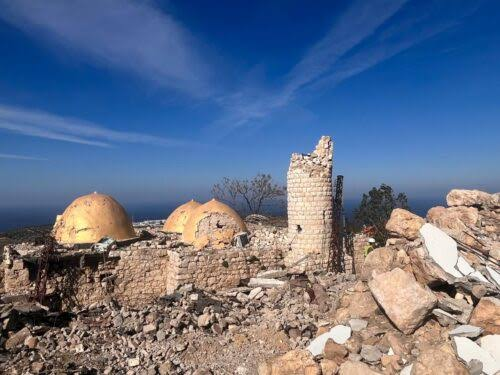
#> input picture sample_images/church_stone_ruin.jpg, 500 x 375 px
$ python -i damage_detection.py   (imports and definitions only)
#> lines starting #> are read from the running program, lines starting #| are printed output that depends on the picture; after the words box and inside, x2 and y2 are one past the last pixel; in counts of white or black regions, pixels touching at a corner belong together
"""
HeritageAI — Automated Damage Detection Service

Uses computer vision techniques specifically calibrated for cultural heritage:
  • Black-hat morphological filtering: Isolates dark cracks, fissure fractures, and craquelure
  • Top-hat morphological filtering: Isolates bright scratch lines and surface gouges
  • Local chromatic anomaly detection: Detects localized stains and moisture spots
  • Local variance / missing section detection: Detects tears and structural holes

IMPORTANT:
  Unlike naïve color thresholds, this morphological approach operates on local structural
  anomalies smaller than the kernel. It does NOT mistake intact architecture, marble, grass,
  sky, or clouds for damage.
"""
from __future__ import annotations

from typing import Dict, List

import cv2
import numpy as np


def detect_damage(image_path: str, sensitivity: float = 0.5) -> Dict:
    """
    Run damage detection calibrated for heritage imagery.

    Args:
        image_path:  Path to the uploaded image file.
        sensitivity: 0.0 (conservative) … 1.0 (aggressive).

    Returns:
        dict with mask, damage_percentage, damage_types, region_count, image_size.
    """
#> called with sensitivity = 0.5
    img_bgr = cv2.imread(str(image_path))
#> img_bgr is the input picture: shape (375, 500, 3); mean B, G, R 139, 114.3, 101.4
    if img_bgr is None:
        raise ValueError(f"Cannot read image: {image_path}")

    h, w = img_bgr.shape[:2]
#> h = 375; w = 500
    gray = cv2.cvtColor(img_bgr, cv2.COLOR_BGR2GRAY)
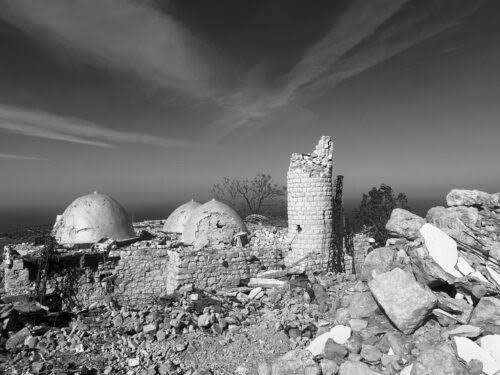
#> gray: shape (375, 500); min 0, max 254, mean 113.3

    combined = np.zeros((h, w), dtype=np.uint8)
    damage_types: List[str] = []

    # 1. Dark cracks and fissures (Morphological Black-hat)
    crack_mask = _detect_cracks_blackhat(gray, sensitivity)
    if crack_mask is not None and crack_mask.sum() > 0:
        combined = cv2.bitwise_or(combined, crack_mask)
        damage_types.append("cracks")

    # 2. Bright surface scratches (Morphological Top-hat)
    scratch_mask = _detect_scratches_tophat(gray, sensitivity)
    if scratch_mask is not None and scratch_mask.sum() > 0:
        combined = cv2.bitwise_or(combined, scratch_mask)
        damage_types.append("scratches")

    # 3. Localized discoloration stains
    stain_mask = _detect_localized_stains(img_bgr, sensitivity)
    if stain_mask is not None and stain_mask.sum() > 0:
        combined = cv2.bitwise_or(combined, stain_mask)
        damage_types.append("stains")

    # 4. Deep holes, tears, or missing sections
    hole_mask = _detect_tears_and_holes(gray, sensitivity)
    if hole_mask is not None and hole_mask.sum() > 0:
        combined = cv2.bitwise_or(combined, hole_mask)
        damage_types.append("holes / missing sections")

    # Post-processing: remove tiny isolated specks
    min_px = max(4, int(h * w * 0.00005))
    combined = _remove_small_blobs(combined, min_px)

    # Slight dilation for seamless inpainting boundary blending
    if combined.sum() > 0:
        kernel = cv2.getStructuringElement(cv2.MORPH_ELLIPSE, (3, 3))
        combined = cv2.dilate(combined, kernel, iterations=1)

    damage_px = int(np.sum(combined > 0))
    damage_pct = round(damage_px / (h * w) * 100, 2)

    n_labels, _ = cv2.connectedComponents(combined)
    region_count = max(0, n_labels - 1)

    if not damage_types:
        damage_types = ["no obvious damage detected"]

    return {
        "mask":              combined,
        "damage_percentage": damage_pct,
        "damage_types":      damage_types,
        "region_count":      region_count,
        "image_size":        (w, h),
    }


def _detect_cracks_blackhat(gray: np.ndarray, s: float) -> np.ndarray:
    """
    Art conservation algorithm for true crack, fracture, and craquelure detection.
    Black-hat filtering = Closing(img) - img.
    Calibrated to separate structural fractures from regular stone masonry/mortar courses.
    """
#> called with s = 0.5
    k_size = max(5, int(min(gray.shape) * 0.015))
#> k_size = 5
    if k_size % 2 == 0:
        k_size += 1

    kernel = cv2.getStructuringElement(cv2.MORPH_RECT, (k_size, k_size))
    blackhat = cv2.morphologyEx(gray, cv2.MORPH_BLACKHAT, kernel)

    # Threshold: sensitivity 0.5 -> threshold ~44 (avoids stone masonry shadows)
    thresh_val = max(26, int(58 - s * 28))
    _, thresh = cv2.threshold(blackhat, thresh_val, 255, cv2.THRESH_BINARY)
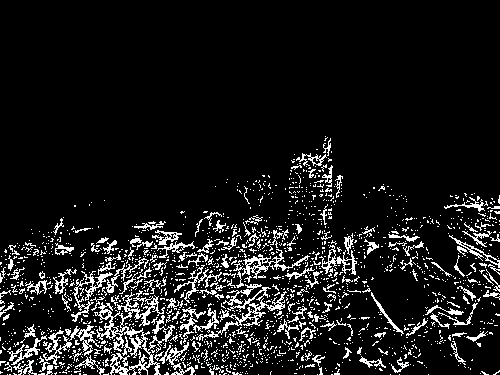
#> thresh: shape (375, 500); 10.1% white in thin lines or dots, all inside (x1, y1, x2, y2) = (0, 136, 500, 375)

    n_labels, labels, stats, _ = cv2.connectedComponentsWithStats(thresh)
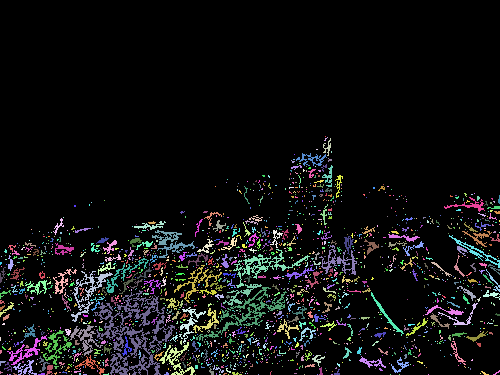
#> labels: shape (375, 500) int32; 1704 distinct labels, from 0 to 1703; one colour per label, 0 black
#> n_labels = 1704; stats = 1704 rows, first 6: [0, 0, 500, 375, 168600], [325, 136, 1, 1, 1], [324, 137, 4, 4, 6], [323, 138, 8, 18, 52], [316, 149, 2, 1, 2], [331, 151, 1, 2, 2]
    mask = np.zeros_like(gray)
    for i in range(1, n_labels):
        area = stats[i, cv2.CC_STAT_AREA]
        w_box = stats[i, cv2.CC_STAT_WIDTH]
        h_box = stats[i, cv2.CC_STAT_HEIGHT]
        diag = np.sqrt(w_box**2 + h_box**2)
        # Retain real crack fractures with sufficient area and length
        if area >= 20 and diag >= 20:
            mask[labels == i] = 255
#> this loop made 1703 passes
#> (area, w_box, h_box, diag) on passes 3, 6, 13: (52, 8, 18, 19.7), (142, 31, 13, 33.62), (23, 11, 5, 12.08)
#> mask: shape (375, 500); 5.5% white in thin lines or dots, all inside (x1, y1, x2, y2) = (0, 153, 500, 375)

    return mask


def _detect_scratches_tophat(gray: np.ndarray, s: float) -> np.ndarray:
    """
    Top-hat filtering = img - Opening(img).
    Extracts sharp bright scratches that differ strongly from local texture.
    """
#> called with s = 0.5
    k_size = max(5, int(min(gray.shape) * 0.015))
#> k_size = 5
    if k_size % 2 == 0:
        k_size += 1

    kernel = cv2.getStructuringElement(cv2.MORPH_RECT, (k_size, k_size))
    tophat = cv2.morphologyEx(gray, cv2.MORPH_TOPHAT, kernel)

    # Threshold: sensitivity 0.5 -> threshold ~48
    thresh_val = max(28, int(62 - s * 28))
    _, thresh = cv2.threshold(tophat, thresh_val, 255, cv2.THRESH_BINARY)

    n_labels, labels, stats, _ = cv2.connectedComponentsWithStats(thresh)
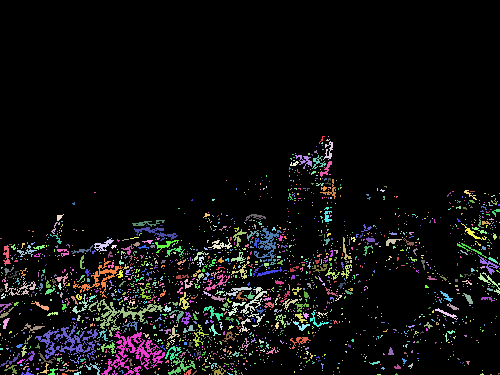
#> labels: shape (375, 500) int32; 1886 distinct labels, from 0 to 1885; one colour per label, 0 black
#> n_labels = 1886; stats = 1886 rows, first 6: [0, 0, 500, 375, 171632], [319, 136, 6, 8, 12], [328, 136, 1, 1, 1], [326, 139, 4, 2, 5], [323, 141, 10, 19, 75], [321, 142, 2, 2, 3]
    mask = np.zeros_like(gray)
    for i in range(1, n_labels):
        area = stats[i, cv2.CC_STAT_AREA]
        w_box = stats[i, cv2.CC_STAT_WIDTH]
        h_box = stats[i, cv2.CC_STAT_HEIGHT]
        diag = np.sqrt(w_box**2 + h_box**2)
        if area >= 20 and diag >= 22:
            mask[labels == i] = 255
#> this loop made 1885 passes
#> (area, w_box, h_box, diag) on passes 4, 13, 15: (75, 10, 19, 21.47), (90, 17, 14, 22.02), (68, 14, 14, 19.8)
#> mask: shape (375, 500); 3.1% white in thin lines or dots, all inside (x1, y1, x2, y2) = (0, 155, 500, 375)
#> in detect_damage, `combined = cv2.bitwise_or(combined, scratch_mask)`: combined: shape (375, 500); 8.4% white; 45 white regions, largest, box (x1, y1, x2, y2) and area: (0, 258, 196, 375) 6370, (180, 228, 310, 347) 2813, (132, 220, 195, 258) 808

    return mask


def _detect_localized_stains(img_bgr: np.ndarray, s: float) -> np.ndarray:
    """
    Detects anomalous local color stains without flagging entire skies or gardens.
    Uses difference between raw image and heavy bilateral/Gaussian blur in CIE Lab color space.
    """
#> called with s = 0.5
    lab = cv2.cvtColor(img_bgr, cv2.COLOR_BGR2LAB)
#> lab: shape (375, 500, 3); mean of channels 0, 1, 2 123.3, 134.8, 113.8
    l_ch, a_ch, b_ch = cv2.split(lab)
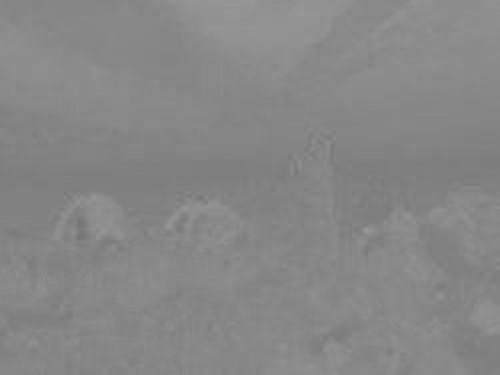
#> a_ch: shape (375, 500); min 115, max 153, mean 134.8
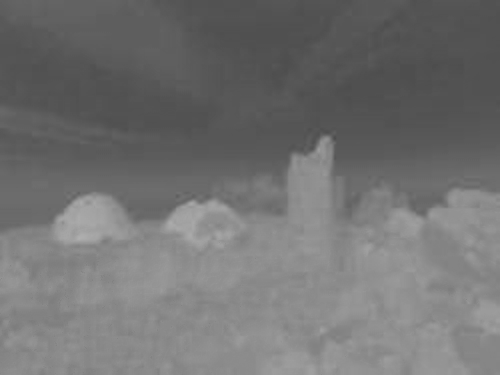
#> b_ch: shape (375, 500); min 76, max 176, mean 113.8

    # Compare local chrominance with smoothed surrounding baseline
    k_size = 51
    a_blur = cv2.GaussianBlur(a_ch, (k_size, k_size), 0)
    b_blur = cv2.GaussianBlur(b_ch, (k_size, k_size), 0)

    delta_color = np.sqrt((a_ch.astype(np.float32) - a_blur.astype(np.float32))**2 +
                          (b_ch.astype(np.float32) - b_blur.astype(np.float32))**2)

    # Significant local color departure (sensitivity 0.5 -> threshold ~25)
    stain_thresh = max(14.0, 36.0 - s * 22.0)
    stain_cand = (delta_color > stain_thresh).astype(np.uint8) * 255
#> stain_cand: shape (375, 500); 0.06% white; 11 white regions (10 under 20 px), largest, box (x1, y1, x2, y2) and area: (318, 137, 330, 152) 70

    # Morphology to find cohesive stain spots
    k = cv2.getStructuringElement(cv2.MORPH_ELLIPSE, (7, 7))
    stain_cand = cv2.morphologyEx(stain_cand, cv2.MORPH_OPEN, k)
#> stain_cand: shape (375, 500); every value is 0

    total_px = img_bgr.shape[0] * img_bgr.shape[1]
    n_labels, labels, stats, _ = cv2.connectedComponentsWithStats(stain_cand)
#> labels: shape (375, 500) int32; every value is 0
    mask = np.zeros(img_bgr.shape[:2], dtype=np.uint8)

    for i in range(1, n_labels):
        area = stats[i, cv2.CC_STAT_AREA]
        # Real stains are localized (between 0.05% and 5% of the total image)
        if total_px * 0.0005 < area < total_px * 0.05:
            mask[labels == i] = 255

    return mask


def _detect_tears_and_holes(gray: np.ndarray, s: float) -> np.ndarray:
    """
    Detects true physical holes/tears (e.g. black voids or punctured canvas).
    Requires both very low intensity AND high contrast with surrounding perimeter.
    """
#> called with s = 0.5
    thr = max(8, int(25 - s * 15))
    _, dark = cv2.threshold(gray, thr, 255, cv2.THRESH_BINARY_INV)
#> dark: shape (375, 500); 1% white; 248 white regions (238 under 20 px), largest, box (x1, y1, x2, y2) and area: (1, 309, 76, 338) 621, (46, 257, 79, 278) 282, (44, 292, 63, 312) 155

    k = cv2.getStructuringElement(cv2.MORPH_ELLIPSE, (5, 5))
    dark = cv2.morphologyEx(dark, cv2.MORPH_OPEN, k)
#> dark: shape (375, 500); 0.27% white; 11 white regions (3 under 20 px), largest, box (x1, y1, x2, y2) and area: (33, 314, 54, 326) 111, (48, 259, 56, 272) 73, (61, 312, 70, 322) 72

    total_px = gray.shape[0] * gray.shape[1]
    n_labels, labels, stats, _ = cv2.connectedComponentsWithStats(dark)
#> labels: shape (375, 500) int32; 12 distinct labels, from 0 to 11
    mask = np.zeros_like(gray)

    for i in range(1, n_labels):
        area = stats[i, cv2.CC_STAT_AREA]
        if total_px * 0.001 < area < total_px * 0.20:
            mask[labels == i] = 255

    return mask


def _remove_small_blobs(mask: np.ndarray, min_size: int) -> np.ndarray:
#> called with min_size = 9
    clean = np.zeros_like(mask)
    n_labels, labels, stats, _ = cv2.connectedComponentsWithStats(mask)
#> labels: shape (375, 500) int32; 46 distinct labels, from 0 to 45
    for i in range(1, n_labels):
        if stats[i, cv2.CC_STAT_AREA] >= min_size:
            clean[labels == i] = 255
    return clean

>>> result = detect_damage('../../../sample_images/church_stone_ruin.jpg')
#> in detect_damage, `combined = cv2.dilate(combined, kernel, iterations=1)`:
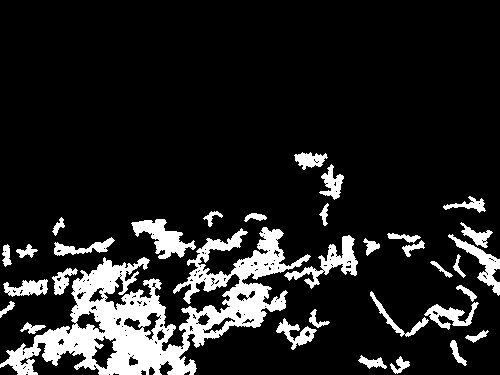
#> combined: shape (375, 500); 13.3% white; 33 white regions, largest, box (x1, y1, x2, y2) and area: (0, 227, 311, 375) 15267, (131, 219, 196, 259) 1127, (284, 235, 358, 289) 1122
